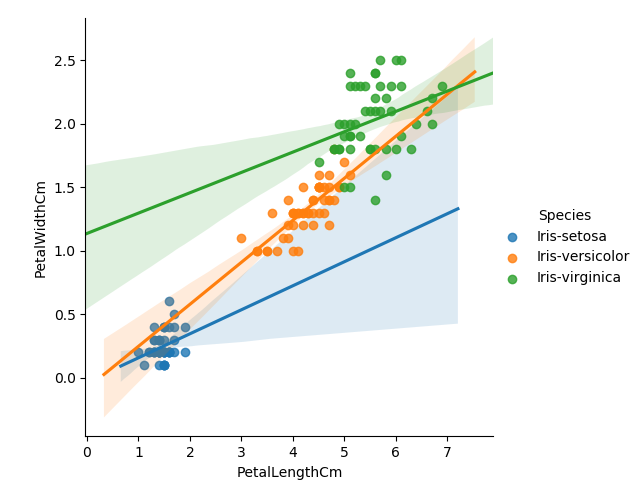

Recreate this plot in Python.

#Linear Regression in Iris Dataset

import matplotlib.pyplot as plt
import seaborn as sns
import pandas as pd

iris = pd.read_csv('iris.csv')

#seaborn lmplot to illustrate linear regression
sns.lmplot(x = "PetalLengthCm", y = "PetalWidthCm", hue='Species', data=iris)
#Show plot
plt.show()
